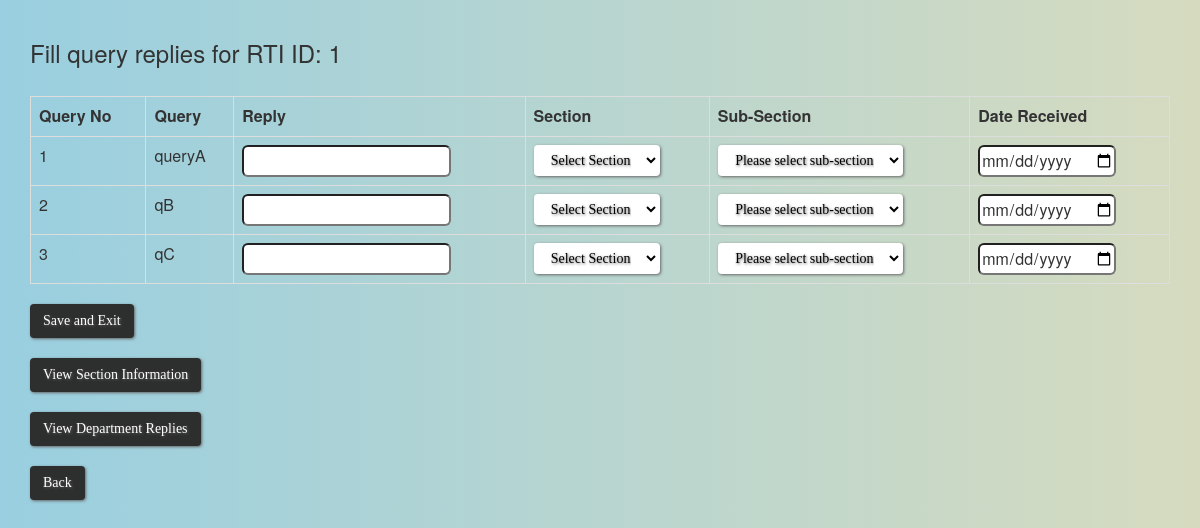
The page /reply_queries.php?id=1 on the database its author committed.
### tables this page shows
CREATE TABLE `t2` (
  `id` int(11) NOT NULL,
  `q_no` int(11) NOT NULL,
  `ques` varchar(200) NOT NULL,
  `map` varchar(50) NOT NULL,
  `date_sent` date NOT NULL
);

### reply_queries.php (the view, shortened to what this page needs)
<html>
	<head>
		<link rel="stylesheet" href="css/background.css">
		<link rel="stylesheet" href="bootstrap/css/bootstrap.min.css">
	</head>
	<body>
	<div class="container">
	<?php
		include 'config_database.php';
		$id=$_GET['id'];
		$k = "SELECT * FROM t2 WHERE id=".$id.";";
		$query=mysqli_query($con,$k);
		$data2=mysqli_num_rows($query);
		$a=$data2;
		echo "<br><h3>Fill query replies for RTI ID: ".$id."</h3><br>";
		echo "<table class='table table-bordered'>
				<tbody>
					<tr>
						<th>Query No</th>
						<th>Query</th>
						<th>Reply</th>
						<th>Section</th>
						<th>Sub-Section</th>
						<th>Date Received</th>
					</tr>";
		echo "<form action=save_replies.php method=post>";
		while( $a!=0)
		{
			$data3=mysqli_fetch_array($query);
			$ans="ans".$a;
			$sec="sec".$a;
			$date_rec="date_rec".$a;
	?>
		<tr>
			<td> <?php echo $data3['q_no']?> </td>
			<td> <?php echo $data3['ques']?></td>
			<td><input  style="height:32px" type=text name=<?php echo $ans; ?>></td>
			<td>
				<select class="btn" style="background:white; color:black" onchange="javascript: dynamicdropdown(this.options[this.selectedIndex].value, this.name);" name=<?php echo $sec; ?>>
					<option value="">Select Section</option>
				</select>
			</td>
			<td>
			<div>
				<script type="text/javascript" language="JavaScript">
					document.write('<select class="btn" style="background:white; color:black" name="subsec" id="subsec" ><option value="">Please select sub-section</option></select>')
					document.getElementById("subsec").name=blah;
					document.getElementById("subsec").id=blah;
				</script>
			</div>
			</td>
			<td><input  style="height:32px" type=date name=<?php echo $date_rec;?> placeholder=YYYY-MM-DD></td>
		</tr>
	<?php
			$a--;
		}
		echo "</table>" ;
		echo "<input type=submit name=save class=btn value='Save and Exit' >";
		echo "<br><br><a href='section_db.html' target='_blank' class=btn>View Section Information</a>";
		echo "<br><br><a href='view_dept_reply.php' target='_blank' class=btn>View Department Replies</a>";
		echo "<br><br><a href='ongoing_rti_option.php?id=".$id."' class=btn>Back</a>";
	?>
	</div>
	</body>
</html>

### css/background.css (style rules this page uses)
body { background: #99cfe0; background: -moz-linear-gradient(left, #f9cfe0 0%, #d6dbbf 100%); background: -webkit-linear-gradient(left, #99cfe0 0%,#d6dbbf 100%); background: linear-gradient(to right, #99cfe0 0%,#d6dbbf 100%); }
.btn { background: #2d2e2e; background-image: -webkit-linear-gradient(top, #2d2e2e, #6b696b); background-image: -moz-linear-gradient(top, #2d2e2e, #6b696b); background-image: -ms-linear-gradient(top, #2d2e2e, #6b696b); background-image: -o-linear-gradient(top, #2d2e2e, #6b696b); background-image: linear-gradient(to bottom, #2d2e2e, #6b696b); -webkit-border-radius: 8; -moz-border-radius: 8; border-radius: 8px; text-shadow: 1px 1px 3px #616161; -webkit-box-shadow: 1px 1px 3px #666666; -moz-box-shadow: 1px 1px 3px #666666; box-shadow: 1px 1px 3px #666666; font-family: Georgia; color: #ffffff; font-size: 20px; padding: 10px 20px 10px 20px; text-decoration: none; cursor: pointer; }
input { border-radius: 6px; }

### rows shown on the page
t2: q_no "1", ques "queryA"
t2: q_no "2", ques "qB"
t2: q_no "3", ques "qC"

### other values the page prints
$id "1"
